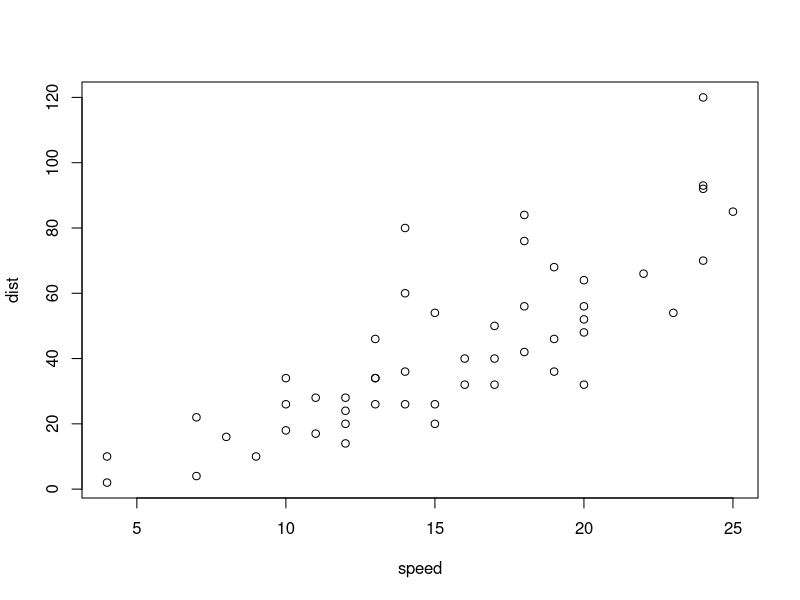
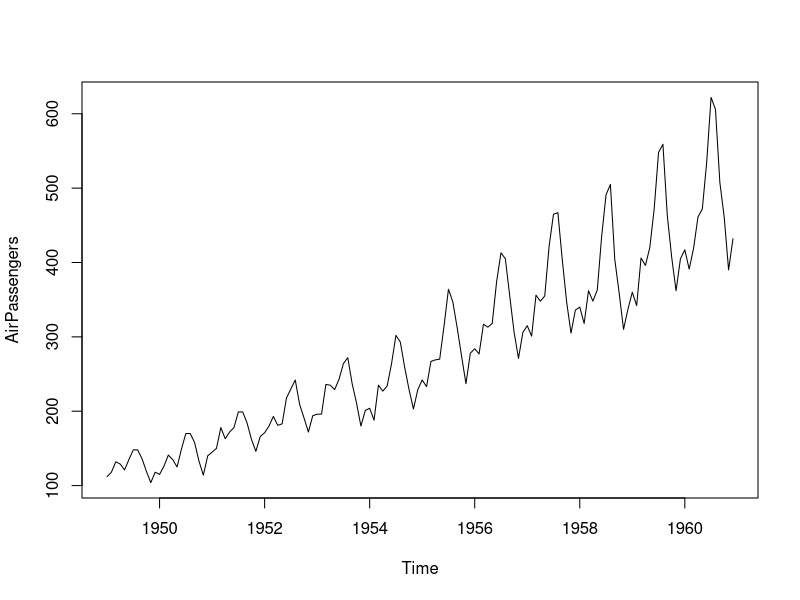
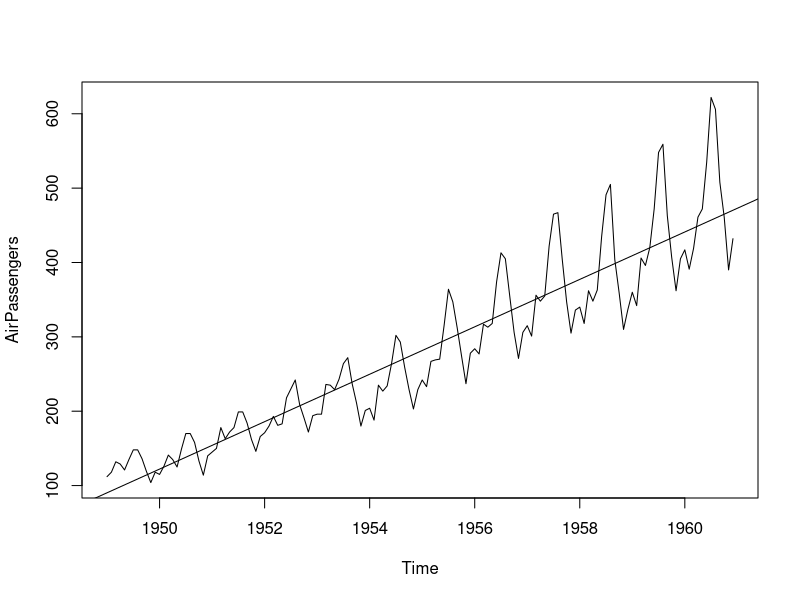
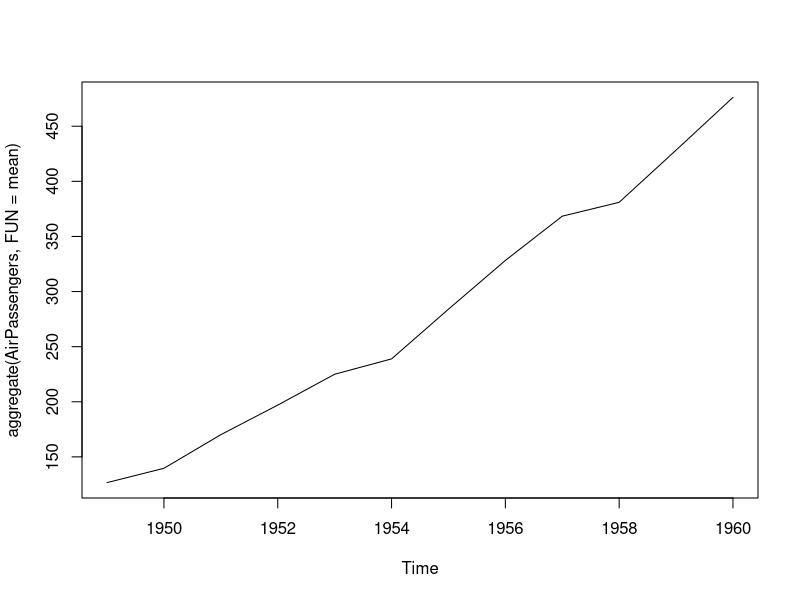
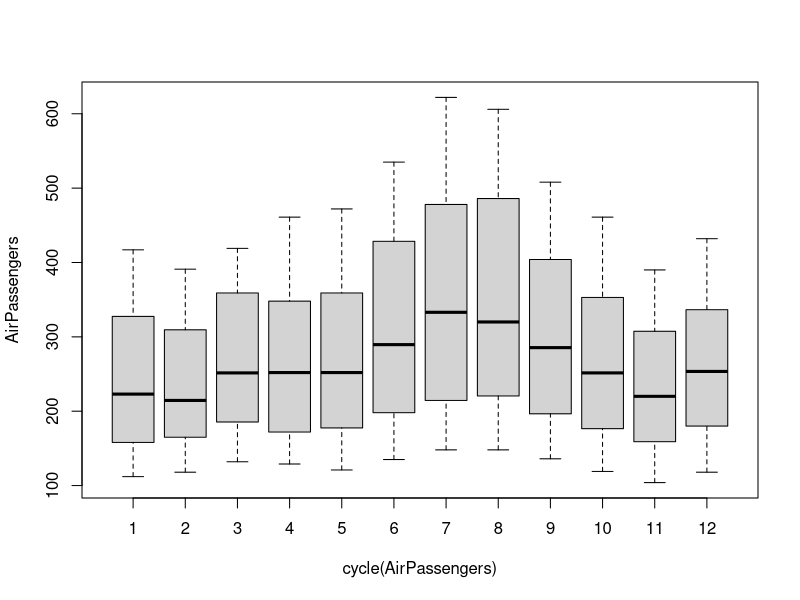
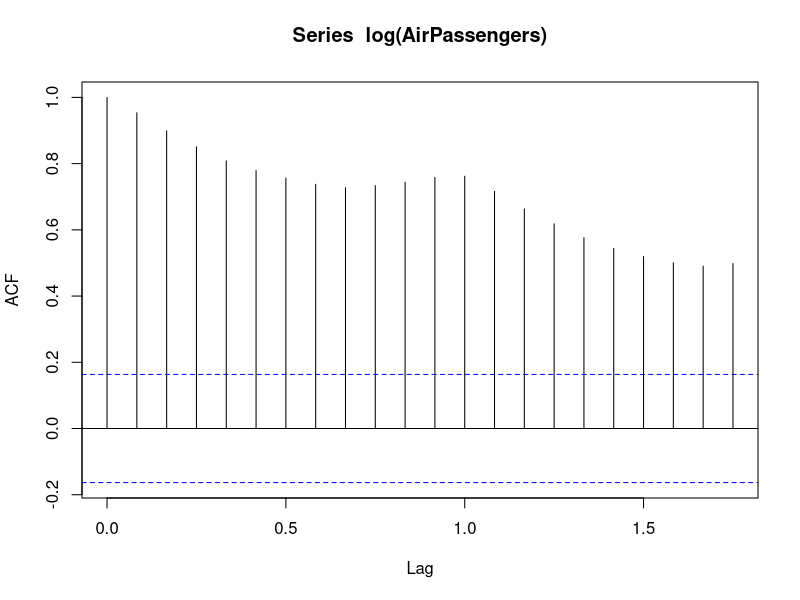
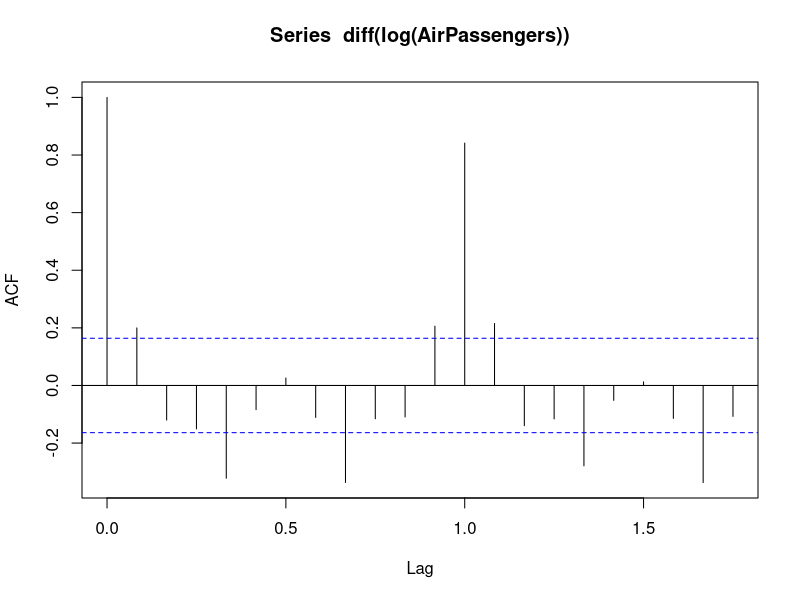
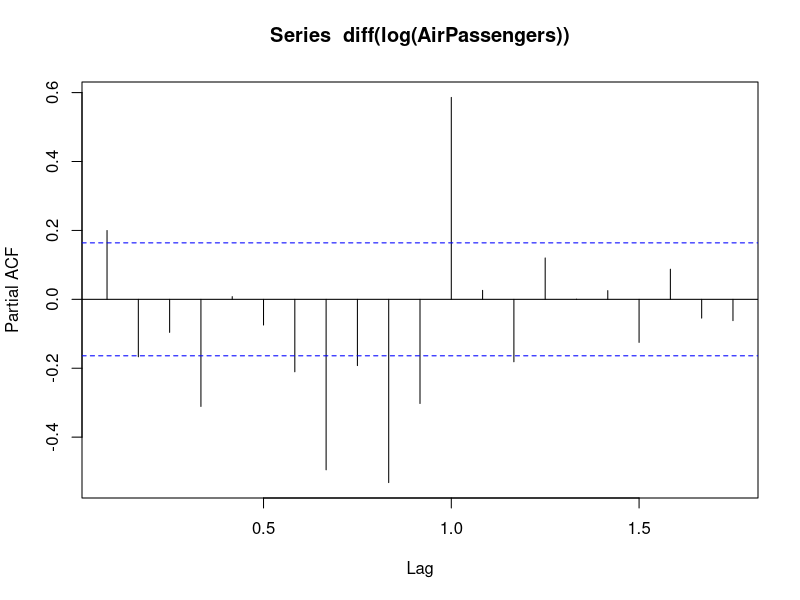

Recreate these plots in R, in order.
## ---- chunk 1
plot(cars)
## ---- chunk 2
data(AirPassengers)
#This tells you that the data series is in a time series format
class(AirPassengers)
## ---- chunk 3
#This is the start of the time series
start(AirPassengers)
## ---- chunk 4
#This is the end of the time series
end(AirPassengers)
## ---- chunk 5
frequency(AirPassengers)
#The cycle of this time series is 12months in a year
## ---- chunk 6
summary(AirPassengers)
## ---- chunk 7
 plot(AirPassengers)
## ---- chunk 8
{
plot(AirPassengers)
abline(reg=lm(AirPassengers~time(AirPassengers)))
}
## ---- chunk 9
cycle(AirPassengers)
## ---- chunk 10
plot(aggregate(AirPassengers,FUN=mean))
## ---- chunk 11
#Box plot across months will give us a sense on seasonal effect
boxplot(AirPassengers~cycle(AirPassengers))
## ---- chunk 12
library(tseries)
adf.test(diff(log(AirPassengers)), alternative="stationary", k=0)
## ---- chunk 13
#ACF plot
acf(log(AirPassengers))
## ---- chunk 14
acf(diff(log(AirPassengers)))
## ---- chunk 15
pacf(diff(log(AirPassengers)))
## ---- chunk 16
(fit <- arima(log(AirPassengers), c(0, 1, 1),seasonal = list(order = c(0, 1, 1), period = 12)))
## ---- chunk 17
pred <- predict(fit, n.ahead = 10*12)
## ---- chunk 18
ts.plot(AirPassengers,2.718^pred$pred, log = "y", lty = c(1,3))
